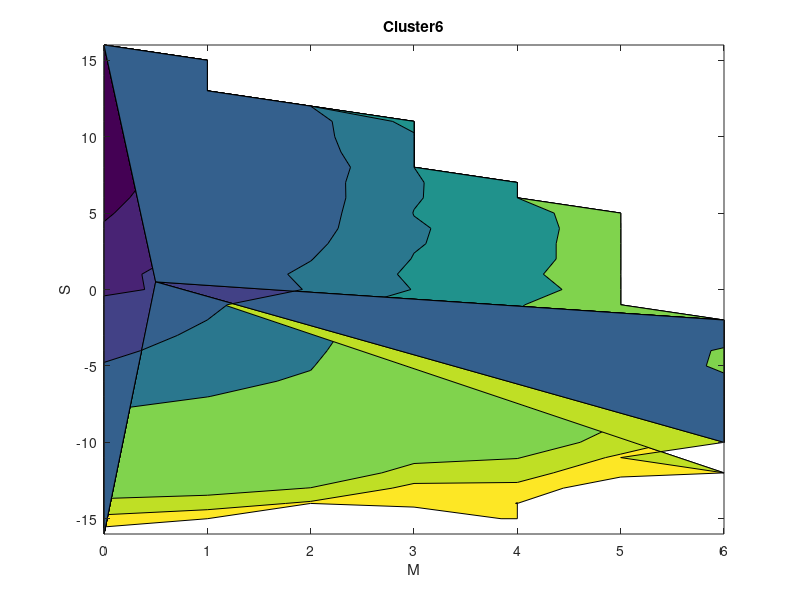
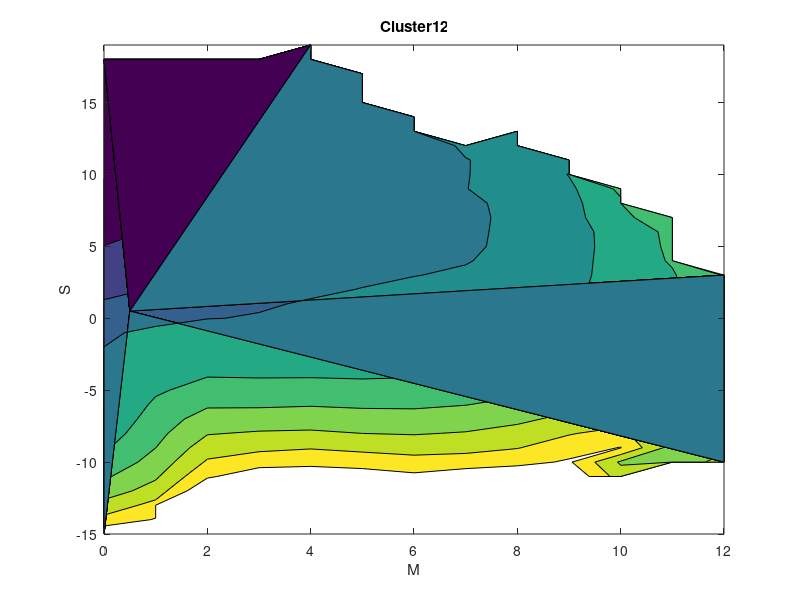
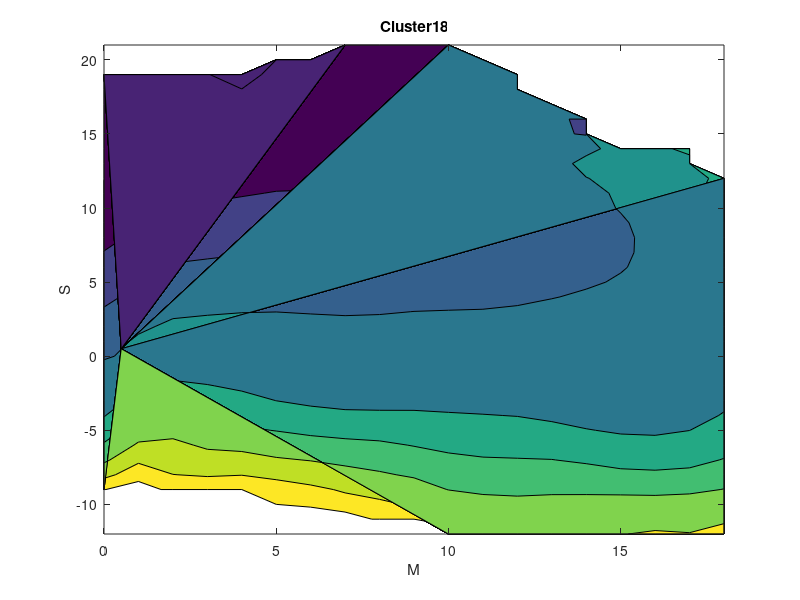
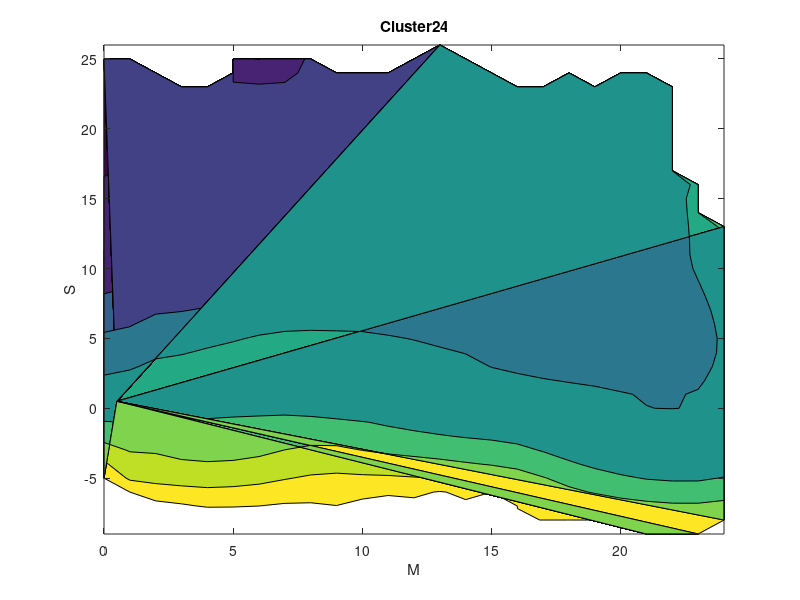

Write the MATLAB code that produced these figures, in order.
close all
clear all
M=linspace(0,6,7);
S=linspace(-16,16,33);
G=load('Cluster6/free_energy.dat');
%surf(M,S,G');xlabel('M');ylabel('S');
%figure
contourf(M,S,G');xlabel('M');ylabel('S');
title('Cluster6')
M=linspace(0,12,13);
S=linspace(-15,19,35);
G=load('Cluster12/free_energy.dat');
%surf(M,S,G');xlabel('M');ylabel('S');
figure
contourf(M,S,G');xlabel('M');ylabel('S');
title('Cluster12')
M=linspace(0,18,19);
S=linspace(-12,21,34);
G=load('Cluster18/free_energy.dat');
%surf(M,S,G');xlabel('M');ylabel('S');
figure
contourf(M,S,G');xlabel('M');ylabel('S');
title('Cluster18')
M=linspace(0,24,25);
S=linspace(-9,26,36);
G=load('Cluster24/free_energy.dat');
%surf(M,S,G');xlabel('M');ylabel('S');
figure
contourf(M,S,G');xlabel('M');ylabel('S');
title('Cluster24')
